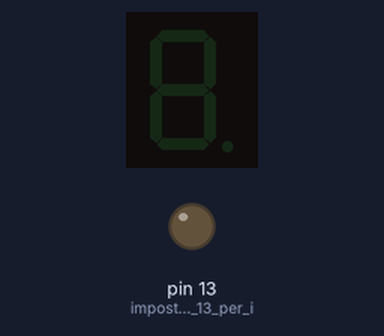
Bench run of a sketch on a simulated Arduino Uno, built with avr-gcc and run on an emulated ATmega328P. Shown: 1-digit seven-segment display, output pins drawn as LEDs (lit = HIGH). Wiring (inferred from the names in the program): 1-digit 7-segment display, segments lit when HIGH: segments pin 6, pin 7, pin 8, pin 9, pin 10, pin 11, pin 12. The segment pins are drawn as the display they are named for; pins used as bus, display or sensor lines are not drawn.

Above: at 0.1 s.
At 1.1 s:
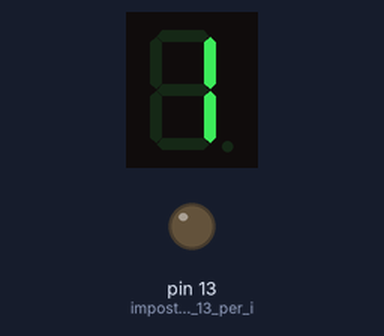
At 2.1 s:
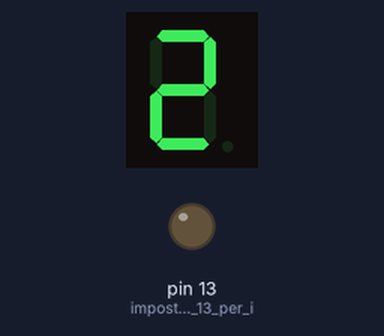
At 5.1 s:
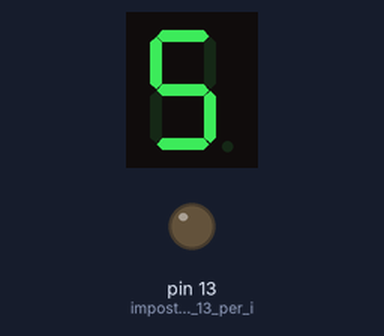
At 7.1 s:
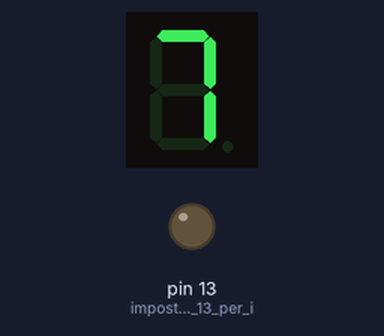
At 10.1 s:
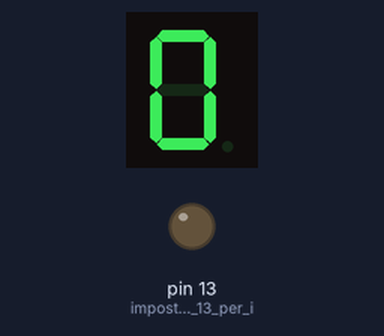

The sketch:

Display_7_segmenti_conteggio_0_9.ino
```cpp
/*
Interfaccia display 7 segmenti
Conteggio da 0 a 9.
Pier Calderan - Luglio 2013
*/
byte SegDigit[10][7] = {
{ 0,1,1,0,0,0,0 },  // segmenti accesi per il numero 1
{ 1,1,0,1,1,0,1 },  // segmenti accesi per il numero 2
{ 1,1,1,1,0,0,1 },  // segmenti accesi per il numero 3
{ 0,1,1,0,0,1,1 },  // segmenti accesi per il numero 4
{ 1,0,1,1,0,1,1 },  // segmenti accesi per il numero 5
{ 1,0,1,1,1,1,1 },  // segmenti accesi per il numero 6
{ 1,1,1,0,0,0,0 },  // segmenti accesi per il numero 7
{ 1,1,1,1,1,1,1 },  // segmenti accesi per il numero 8
{ 1,1,1,1,0,1,1 },  // segmenti accesi per il numero 9
{ 1,1,1,1,1,1,0 }   // segmenti accesi per il numero 0
};


void setup() {
pinMode(6, OUTPUT); // imposta la porta 6 per il segmento A
pinMode(7, OUTPUT); // imposta la porta 7 per il segmento B
pinMode(8, OUTPUT); // imposta la porta 8 per il segmento C
pinMode(9, OUTPUT); // imposta la porta 9 per il segmento D
pinMode(10, OUTPUT); // imposta la porta 10 per il segmento E
pinMode(11, OUTPUT); // imposta la porta 11 per il segmento F
pinMode(12, OUTPUT); // imposta la porta 12 per il segmento G
pinMode(13, OUTPUT); // imposta la porta 13 per il punto (DP)
}

void loop() {
  // ciclo for per il conteggio dei secondi da 0 a 9
  for (byte count = 0; count < 10; ++count) {
   delay(1000);
   SegWrite(count);
  }
}

// funzione per scrivere i numeri da 0 a 9
void SegWrite(byte digit) {
  byte pin = 6; 			// porta digitale di partenza
  for (byte SegCount = 0; SegCount < 7; ++SegCount)
{
   digitalWrite(pin, SegDigit[digit][SegCount]);
   ++pin;
  }
}
```

Measured:
- by itself, everything shown: repeats every 10.0 s, in 10 steps
- what the display in image 1 shows lasts 1.0 s, from 1.0 s to 2.0 s
